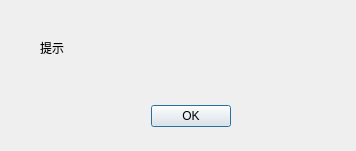
<?xml version="1.0" encoding="UTF-8"?>
<ui version="4.0">
 <class>Dialog</class>
 <widget class="QDialog" name="Dialog">
  <property name="geometry">
   <rect>
    <x>0</x>
    <y>0</y>
    <width>356</width>
    <height>151</height>
   </rect>
  </property>
  <property name="windowTitle">
   <string>提示</string>
  </property>
  <widget class="QDialogButtonBox" name="buttonBox">
   <property name="geometry">
    <rect>
     <x>40</x>
     <y>100</y>
     <width>301</width>
     <height>32</height>
    </rect>
   </property>
   <property name="orientation">
    <enum>Qt::Horizontal</enum>
   </property>
   <property name="standardButtons">
    <set>QDialogButtonBox::Ok</set>
   </property>
   <property name="centerButtons">
    <bool>true</bool>
   </property>
  </widget>
  <widget class="QLabel" name="label">
   <property name="geometry">
    <rect>
     <x>40</x>
     <y>40</y>
     <width>55</width>
     <height>16</height>
    </rect>
   </property>
   <property name="text">
    <string>提示</string>
   </property>
  </widget>
 </widget>
 <resources/>
 <connections>
  <connection>
   <sender>buttonBox</sender>
   <signal>accepted()</signal>
   <receiver>Dialog</receiver>
   <slot>accept()</slot>
   <hints>
    <hint type="sourcelabel">
     <x>258</x>
     <y>114</y>
    </hint>
    <hint type="destinationlabel">
     <x>157</x>
     <y>150</y>
    </hint>
   </hints>
  </connection>
  <connection>
   <sender>buttonBox</sender>
   <signal>rejected()</signal>
   <receiver>Dialog</receiver>
   <slot>reject()</slot>
   <hints>
    <hint type="sourcelabel">
     <x>326</x>
     <y>120</y>
    </hint>
    <hint type="destinationlabel">
     <x>286</x>
     <y>150</y>
    </hint>
   </hints>
  </connection>
 </connections>
</ui>
